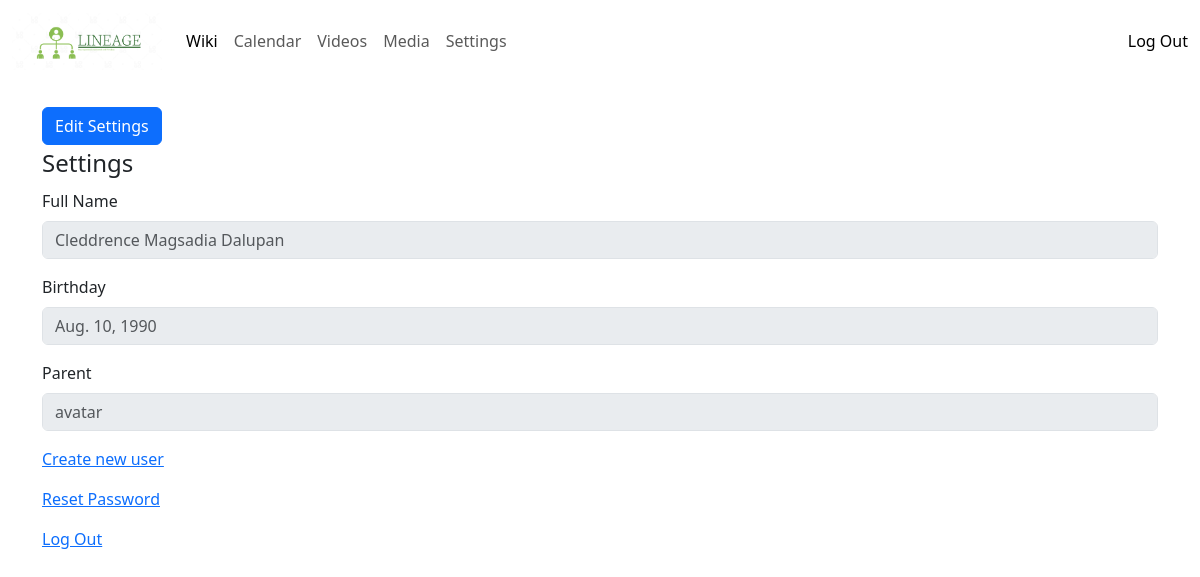
The app's page /setting/home/ (signed in), older data.
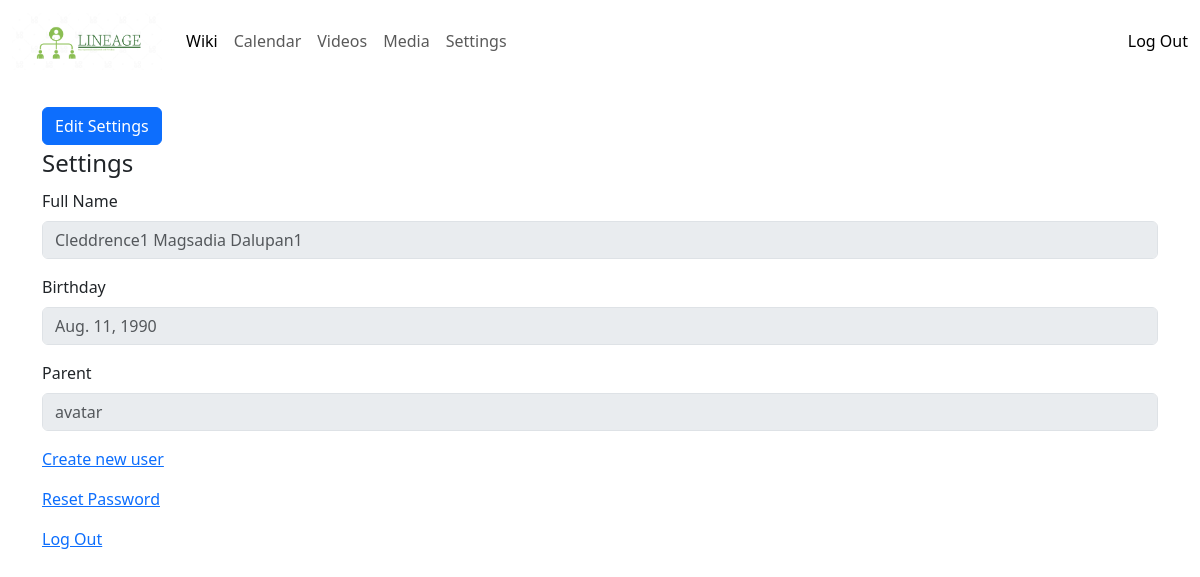
The same page, newer data.
### setting/models.py (models this page shows, shortened)
class Setting(models.Model):
  user_id = models.IntegerField()
  firstname = models.CharField(max_length=255)
  middlename = models.CharField(max_length=255)
  lastname = models.CharField(max_length=255)
  birthday = models.DateField(null=True, blank=True)
  parent_id = models.IntegerField()

### setting/views.py (the view)
# urls.py: 2. Add a URL to urlpatterns:  path('', views.home, name='home')
@login_required(login_url='/')
def home(request):
    current_user = request.user
    if Setting.objects.filter(user_id=current_user.id).exists():
        user_setting = Setting.objects.get(user_id=current_user.id)
    else:
        return HttpResponseRedirect(reverse('setting-new'))
    parentname = "avatar"
    if user_setting.parent_id != 0:
        parent = Setting.objects.get(user_id=user_setting.parent_id)
        parentname = parent.firstname + " " + parent.middlename + " " + parent.lastname
    context = {
        'user_setting': user_setting,
        'parentname': parentname,
    }
    return render(request, 'setting/home.html', context)

### setting/templates/setting/home.html
{% extends "base.html" %}
{% block content %}
<a class="btn btn-primary" href="{% url 'setting-edit' %}" role="button">Edit Settings</a>
<form>
  <fieldset disabled>
    <legend>Settings</legend>
    <div class="mb-3">
      <label for="disabledTextInput" class="form-label">Full Name</label>
      <input type="text" id="disabledTextInput" class="form-control" placeholder="{{ user_setting.firstname }} {{ user_setting.middlename }} {{ user_setting.lastname }}">
    </div>
    <div class="mb-3">
      <label for="disabledTextInput" class="form-label">Birthday</label>
      <input type="text" id="disabledTextInput" class="form-control" placeholder="{{ user_setting.birthday }}">
    </div>
    <div class="mb-3">
      <label for="disabledTextInput" class="form-label">Parent</label>
      <input type="text" id="disabledTextInput" class="form-control" placeholder="{{ parentname }}">
    </div>
  </fieldset>
</form>
<p><a href="{% url 'signup' %}">Create new user</a></p>
<p><a href="{% url 'password_reset' %}">Reset Password</a></p>
<p><a href="{% url 'logout' %}">Log Out</a></p>
{% endblock %}

Row changes from the older to the newer data that the page shows:
changed Setting: firstname "Cleddrence Magsadia Dalupan" → "Cleddrence1 Magsadia Dalupan1"; birthday "Aug. 10, 1990" → "Aug. 11, 1990"
